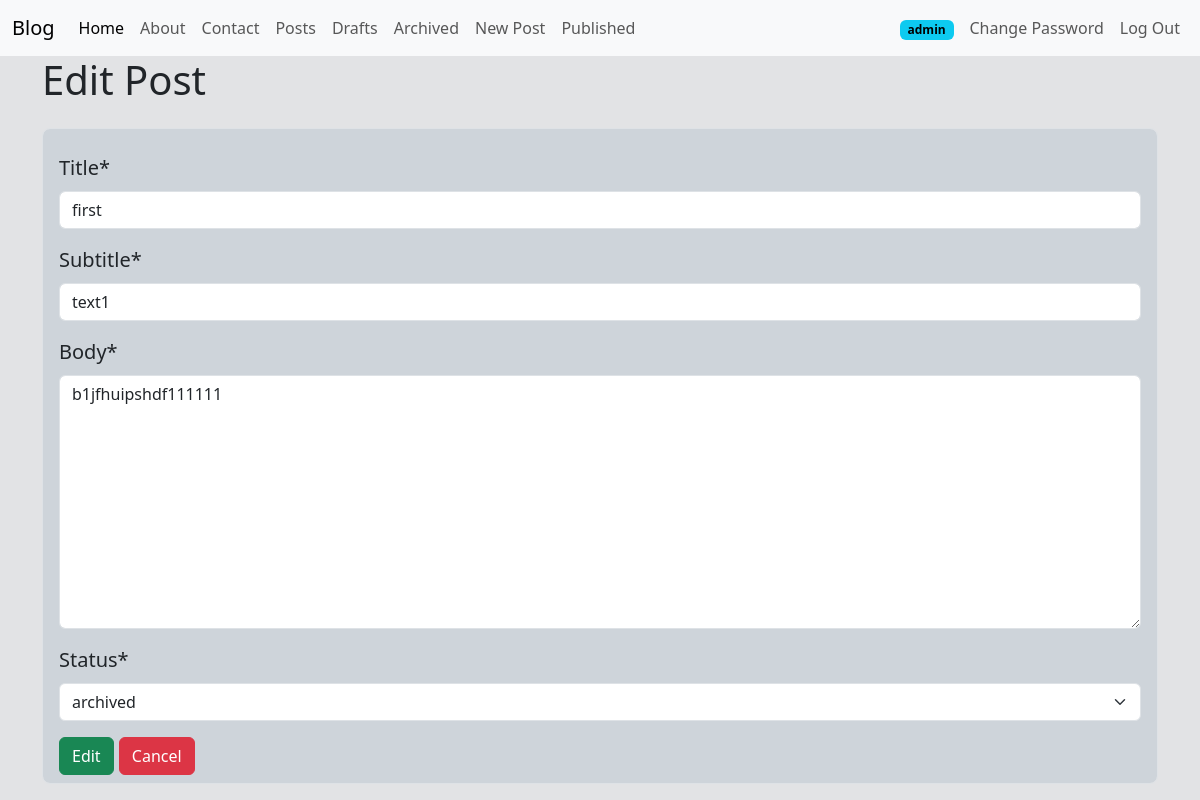
Page /posts/edit/20/ (signed in) on the earlier database version.
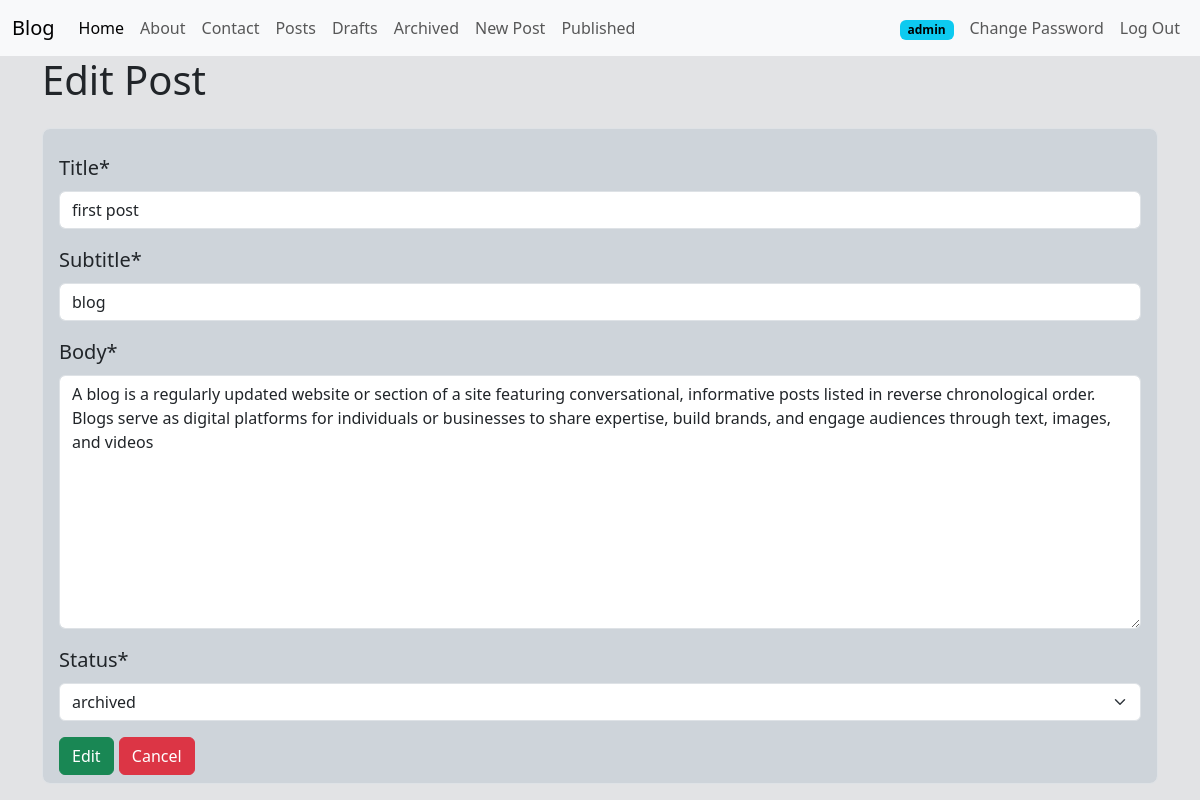
Same page on the later database version.
### posts/models.py (models this page shows, shortened)
class Post(models.Model): # oop (object oriented programing)
    title = models.CharField(max_length=128)  # string
    subtitle = models.CharField(max_length=256)  # string
    body = models.TextField()  # string
    created_on = models.DateTimeField(auto_now_add=True)  # date / datetime
    author = models.ForeignKey(
        get_user_model(),
        on_delete=models.CASCADE
    )  # User model
    status = models.ForeignKey(
        Status,
        on_delete=models.DO_NOTHING
    )

### posts/views.py (the view)
# urls.py: path("edit/<int:pk>/", PostUpdateView.as_view(), name="post_edit"),
class PostUpdateView(LoginRequiredMixin, UserPassesTestMixin, UpdateView):
    template_name = "post/edit.html"
    model = Post
    fields = ["title", "subtitle", "body", "status"]
    def test_func(self):
        post = self.get_object()
        if self.request.user.is_authenticated:
            if self.request.user == post.author:
                 return True
            else:
                return False
        else:
            return False

### posts/models.py (called while the page is built)
    def __str__(self):
        return f"{self.name}"

### templates/post/edit.html (shortened to what this page needs)
{% extends 'base.html' %}
{% load crispy_forms_tags %}
{% block content %}
 <body class="bg-secondary-subtle">
    <h1>Edit Post</h1>
    <form method="post" class="form-control form-control-lg bg-dark-subtle pt-4 mt-4 opacity-20" placeholder=".form-control-lg">
        {{ form| crispy}}
        <input type="submit" value="Edit" class="btn btn-success opacity-20">
        <a href="{% url 'post_detail' post.id%}" class="btn btn-danger">Cancel</a>
    </form>
</body>
{% endblock %}

Differences in the rows shown:
changed Post "archived": title "first" → "first post"; subtitle "text1" → "blog"; body "b1jfhuipshdf111111" → "A blog is a regularly updated website or section of a site featuring conversational, informative posts listed in reverse chronological order. Blogs serve as digital platforms for individuals or businesses to share expertise, build brands, and engage audiences through text, images, and videos"
